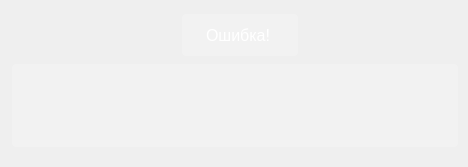
<?xml version="1.0" encoding="UTF-8"?>
<ui version="4.0">
 <class>registration_form</class>
 <widget class="QWidget" name="registration_form">
  <property name="geometry">
   <rect>
    <x>0</x>
    <y>0</y>
    <width>468</width>
    <height>167</height>
   </rect>
  </property>
  <property name="windowTitle">
   <string>Регистрация</string>
  </property>
  <property name="accessibleName">
   <string/>
  </property>
  <property name="layoutDirection">
   <enum>Qt::LeftToRight</enum>
  </property>
  <property name="styleSheet">
   <string notr="true">QWidget
 {
    background: qlineargradient(x1:0, y1:0, x2:1, y2:1,
                                stop:0 rgb(148, 87, 235), stop:1 rgb(87, 37, 138));
}</string>
  </property>
  <widget class="QLabel" name="label_registr">
   <property name="geometry">
    <rect>
     <x>180</x>
     <y>10</y>
     <width>120</width>
     <height>50</height>
    </rect>
   </property>
   <property name="styleSheet">
    <string notr="true">QLabel
 {
    background-color: rgba(255, 255, 255, 50); /* Фиолетовый цвет фона */
    border: none;
    color: white;
    padding: 10px 20px;
    text-align: center;
    text-decoration: none;
    display: inline-block;
    font-size: 16px;
    margin: 4px 2px;
    cursor: pointer;
    border-radius: 4px; /* Закругленные углы */
}
</string>
   </property>
   <property name="text">
    <string>Ошибка!</string>
   </property>
  </widget>
  <widget class="QLabel" name="label_registr_2">
   <property name="geometry">
    <rect>
     <x>10</x>
     <y>60</y>
     <width>450</width>
     <height>91</height>
    </rect>
   </property>
   <property name="styleSheet">
    <string notr="true">QLabel
 {
    background-color: rgba(255, 255, 255, 50); /* Фиолетовый цвет фона */
    border: none;
    color: white;
    padding: 10px 20px;
    text-align: center;
    text-decoration: none;
    display: inline-block;
    font-size: 16px;
    margin: 4px 2px;
    cursor: pointer;
    border-radius: 4px; /* Закругленные углы */
}
</string>
   </property>
   <property name="text">
    <string/>
   </property>
  </widget>
 </widget>
 <resources/>
 <connections/>
</ui>
